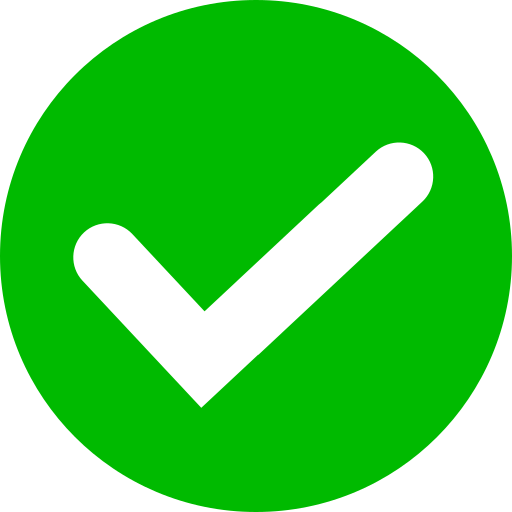
#> input picture assets/tick.png, 512 x 512 px
$ python template_selector.py
#> lines starting #> are read from the running program, lines starting #| are printed output that depends on the picture
### app/templates/template1.py
import os
from PIL import Image, ImageDraw, ImageFont, ImageFilter

# ==================================================
# PATH HANDLING (ADDED)
# ==================================================
BASE_DIR = os.path.dirname(os.path.abspath(__file__))
PROJECT_ROOT = os.path.abspath(os.path.join(BASE_DIR, "..", ".."))

# ==================================================
# CONFIG
# ==================================================
CANVAS_SIZE = (1080, 1350)
OUTPUT_FOLDER = os.path.join(PROJECT_ROOT, "outputs")
os.makedirs(OUTPUT_FOLDER, exist_ok=True)

AMENITY_COLOR = "#F1F1F1"

# Load tick icon ONCE
TICK_ICON = Image.open(
    os.path.join(PROJECT_ROOT, "assets", "tick.png")
).convert("RGBA").resize((24, 24))
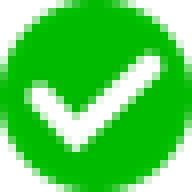
#> TICK_ICON: PIL image 24x24 RGBA (shown 8 times larger); mean R, G, B, A 30.7, 164.9, 30.7, 200.8; transparent parts drawn white


# ==================================================
# FONT LOADER
# ==================================================
# [196 lines left out: functions load_font, load_icon, load_logo, draw_text_with_shadow, draw_amenities_horizontal_wrapped, add_bottom_gradient and 1 more, not called in this run]


# ==================================================
# LOCAL TEST CALL (OPTIONAL)
# ==================================================
# [24 lines that do not run on import are left out]

### app/template_selector.py
import random

from app.templates import (
    template1,
    template2,
    template3,
    template4,
)

# Template registry with metadata
TEMPLATES = {
    "classic": {
        "render": template1.render,
        "name": "Classic Elegant",
        "description": "Timeless design with gradient overlay and ribbon CTA",
        "preview_color": "#E63946"
    },
    "modern": {
        "render": template2.render,
        "name": "Modern Bold",
        "description": "Contemporary layout with bold typography",
        "preview_color": "#3B82F6"
    },
    "minimal": {
        "render": template3.render,
        "name": "Minimal Clean",
        "description": "Clean minimalist design with focus on visuals",
        "preview_color": "#10B981"
    },
    "luxury": {
        "render": template4.render,
        "name": "Premium Luxury",
        "description": "High-end luxury aesthetic with golden accents",
        "preview_color": "#F59E0B"
    }
}

# Aliases for easier access (template1, template2, etc.)
TEMPLATE_ALIASES = {
    "template1": "classic",
    "template2": "modern",
    "template3": "minimal",
    "template4": "luxury"
}

# List for random selection
TEMPLATE_LIST = list(TEMPLATES.values())


# [50 lines left out: functions pick_template, get_template_info, list_templates, not called in this run]
